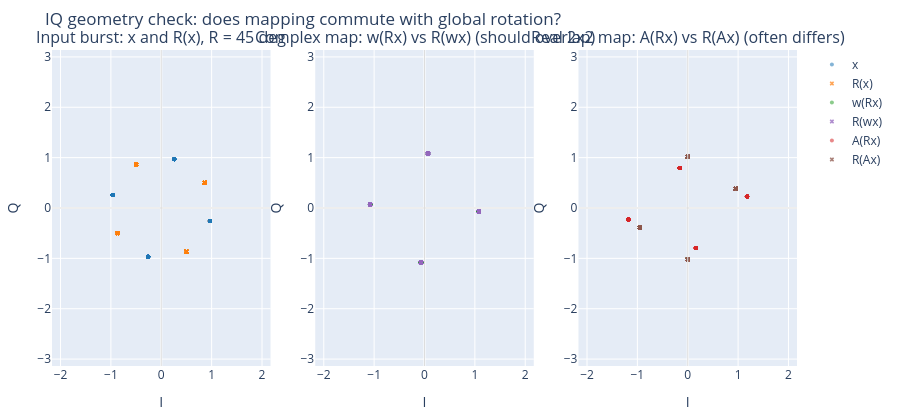

Here is the notebook cell this chart was saved with:
### Markdown cell above
### 3c) IQ geometry check: what structure does a complex map add?

This section tests one question: **if we rotate all IQ samples first, then map them, do we get the same result as mapping first, then rotating?**

For a map `f`, we compare `f(Rx)` with `R(fx)` where `R` is a global phase rotation.

How to read the figure:

- Panel 1 shows the original burst `x` and its rotated copy `R(x)`.
- Panel 2 (complex map) overlays `w(Rx)` and `R(wx)`. They should overlap almost perfectly.
- Panel 3 (unconstrained real 2x2 map) shows `A(Rx)` vs `R(Ax)`. They usually separate.

Takeaway: complex multiplication naturally respects IQ global phase rotation, while a generic real 2x2 map does not unless constrained to complex form.

### Code cell
fig, summary, stats = plot_iq_map_geometry(seed=4, n_symbols=256, phase_deg=30.0, delta_deg=45.0)
fig.show()
print(summary)

### Figure 1 — Plotly figure (JSON) as saved in the notebook; plotly's stock layout.template omitted (floating-point values rounded to 4 significant figures; data arrays with more than 128 entries replaced by an {"elided": "..."} marker saying what was removed)
{"data": [{"marker": {"color": "#1f77b4", "opacity": 0.55, "size": 4}, "mode": "markers", "name": "x", "type": "scatter", "x": {"elided": "256 float values"}, "xaxis": "x", "y": {"elided": "256 float values"}, "yaxis": "y"}, {"marker": {"color": "#ff7f0e", "opacity": 0.7, "size": 4, "symbol": "x"}, "mode": "markers", "name": "R(x)", "type": "scatter", "x": {"elided": "256 float values"}, "xaxis": "x", "y": {"elided": "256 float values"}, "yaxis": "y"}, {"marker": {"color": "#2ca02c", "opacity": 0.55, "size": 4}, "mode": "markers", "name": "w(Rx)", "type": "scatter", "x": {"elided": "256 float values"}, "xaxis": "x2", "y": {"elided": "256 float values"}, "yaxis": "y2"}, {"marker": {"color": "#9467bd", "opacity": 0.75, "size": 4, "symbol": "x"}, "mode": "markers", "name": "R(wx)", "type": "scatter", "x": {"elided": "256 float values"}, "xaxis": "x2", "y": {"elided": "256 float values"}, "yaxis": "y2"}, {"marker": {"color": "#d62728", "opacity": 0.55, "size": 4}, "mode": "markers", "name": "A(Rx)", "type": "scatter", "x": {"elided": "256 float values"}, "xaxis": "x3", "y": {"elided": "256 float values"}, "yaxis": "y3"}, {"marker": {"color": "#8c564b", "opacity": 0.75, "size": 4, "symbol": "x"}, "mode": "markers", "name": "R(Ax)", "type": "scatter", "x": {"elided": "256 float values"}, "xaxis": "x3", "y": {"elided": "256 float values"}, "yaxis": "y3"}], "layout": {"annotations": [{"font": {"size": 16}, "showarrow": false, "text": "Input burst: x and R(x), R = 45 deg", "x": 0.1467, "xanchor": "center", "xref": "paper", "y": 1, "yanchor": "bottom", "yref": "paper"}, {"font": {"size": 16}, "showarrow": false, "text": "Complex map: w(Rx) vs R(wx) (should overlap)", "x": 0.5, "xanchor": "center", "xref": "paper", "y": 1, "yanchor": "bottom", "yref": "paper"}, {"font": {"size": 16}, "showarrow": false, "text": "Real 2x2 map: A(Rx) vs R(Ax) (often differs)", "x": 0.8533, "xanchor": "center", "xref": "paper", "y": 1, "yanchor": "bottom", "yref": "paper"}], "autosize": true, "height": 420, "margin": {"b": 40, "l": 50, "r": 20, "t": 50}, "shapes": [{"line": {"color": "#dddddd", "width": 1}, "type": "line", "x0": 0, "x1": 1, "xref": "x domain", "y0": 0, "y1": 0, "yref": "y"}, {"line": {"color": "#dddddd", "width": 1}, "type": "line", "x0": 0, "x1": 0, "xref": "x", "y0": 0, "y1": 1, "yref": "y domain"}, {"line": {"color": "#dddddd", "width": 1}, "type": "line", "x0": 0, "x1": 1, "xref": "x2 domain", "y0": 0, "y1": 0, "yref": "y2"}, {"line": {"color": "#dddddd", "width": 1}, "type": "line", "x0": 0, "x1": 0, "xref": "x2", "y0": 0, "y1": 1, "yref": "y2 domain"}, {"line": {"color": "#dddddd", "width": 1}, "type": "line", "x0": 0, "x1": 1, "xref": "x3 domain", "y0": 0, "y1": 0, "yref": "y3"}, {"line": {"color": "#dddddd", "width": 1}, "type": "line", "x0": 0, "x1": 0, "xref": "x3", "y0": 0, "y1": 1, "yref": "y3 domain"}], "title": {"text": "IQ geometry check: does mapping commute with global rotation?"}, "xaxis": {"anchor": "y", "domain": [0, 0.2933], "range": [-2, 2], "title": {"text": "I"}}, "xaxis2": {"anchor": "y2", "domain": [0.3533, 0.6467], "range": [-2, 2], "title": {"text": "I"}}, "xaxis3": {"anchor": "y3", "domain": [0.7067, 1], "range": [-2, 2], "title": {"text": "I"}}, "yaxis": {"anchor": "x", "domain": [0, 1], "range": [-2, 2], "scaleanchor": "x", "scaleratio": 1, "title": {"text": "Q"}}, "yaxis2": {"anchor": "x2", "domain": [0, 1], "range": [-2, 2], "scaleanchor": "x2", "scaleratio": 1, "title": {"text": "Q"}}, "yaxis3": {"anchor": "x3", "domain": [0, 1], "range": [-2, 2], "scaleanchor": "x3", "scaleratio": 1, "title": {"text": "Q"}}}}
